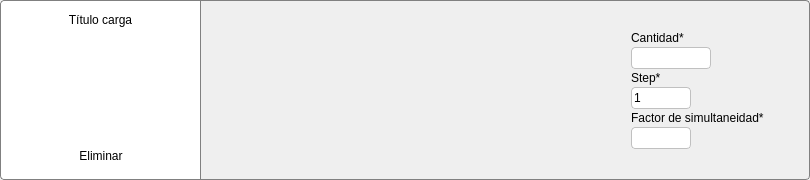
<?xml version="1.0" encoding="UTF-8"?>
<ui version="4.0">
 <class>card_widget</class>
 <widget class="QWidget" name="card_widget">
  <property name="geometry">
   <rect>
    <x>0</x>
    <y>0</y>
    <width>810</width>
    <height>180</height>
   </rect>
  </property>
  <property name="minimumSize">
   <size>
    <width>0</width>
    <height>180</height>
   </size>
  </property>
  <property name="maximumSize">
   <size>
    <width>16777215</width>
    <height>16777215</height>
   </size>
  </property>
  <property name="windowTitle">
   <string>Form</string>
  </property>
  <property name="styleSheet">
   <string notr="true">*{
	border: none;
padding: 0px;
margin: 0px;
font: 57 10pt &quot;Inter Medium&quot;;
}

#content_card{
	border: 1px solid gray;
	border-radius: 4px;
}

QFrame{
	border: none;
}

#icon_card{
	background-color: rgb(255, 255, 255);
	border-right: 1px solid gray;
	border-top-left-radius: 4px;
	border-bottom-left-radius: 4px;
}

 QPushButton{
	background-color: rgba(255, 255, 255, 0);
	font: 57 10pt &quot;Inter Medium&quot;;
	padding: 5px;
	border-radius: 2px;
}

QPushButton:hover{
	border: 1px solid rgba(112, 112, 112, 150);
}

QPushButton:pressed{
	background-color: rgb(171, 171, 171);
	color: rgb(255, 255, 255);
}

QLineEdit {
    border: 1px solid #C0C0C0;
    border-radius: 4px;
	padding: 2px;
}

QLineEdit:hover, QLineEdit:focus {
    border: 2px solid #0078D7;
    border-radius: 4px;
}

/*Etilos combox*/
QComboBox {
    border: 1px solid #C0C0C0;
    border-radius: 4px;
   background-color: #FFFFFF;
    padding: 2px;
}
QComboBox:hover, QComboBox:focus {
    border: 2px solid #0078D7;
    border-radius: 4px;
}
QComboBox::drop-down{
    border: 0px;
}

QComboBox::drop-down:hover{
    background-color: rgb(216, 216, 216);
}
QComboBox::down-arrow{
    image: url(img/down.png);
    width: 15px;
    height: 15px;
    margin: 10px;
}
QComboBox QAbstractItemView{
    border: 1px solid rgba(0, 0, 0, 10%);
    padding: 2px;
    outline: 0px;
    box-shadow: none;
}

QScrollBar:vertical {     
       border: 1px solid #999999;
        background:white;
        width:10px;
		border-radius: 4px;
        margin: 0px 0px 0px 0px;
    }
    QScrollBar::handle:vertical {
        background: rgb(42, 42, 43);
        min-height: 0px;
		border-radius: 4px;
    }
    QScrollBar::add-line:vertical {
        background: qlineargradient(x1:0, y1:0, x2:1, y2:0,
        stop: 0 rgb(32, 47, 130), stop: 0.5 rgb(32, 47, 130),  stop:1 rgb(32, 47, 130));
        height: 0px;
        subcontrol-position: bottom;
        subcontrol-origin: margin;
    }
    QScrollBar::sub-line:vertical {
        background: qlineargradient(x1:0, y1:0, x2:1, y2:0,
        stop: 0  rgb(32, 47, 130), stop: 0.5 rgb(32, 47, 130),  stop:1 rgb(32, 47, 130));
        height: 0 px;
        subcontrol-position: top;
        subcontrol-origin: margin;
    }

QCheckBox{
    font: 57 10pt &quot;Inter Medium&quot;;
}
QCheckBox::indicator {
    border: 1px solid rgb(111, 114, 115);
    border-radius: 2px;
 }
QCheckBox::indicator:checked {
    background-color: rgb(73, 147, 220);
}
</string>
  </property>
  <layout class="QVBoxLayout" name="verticalLayout">
   <property name="spacing">
    <number>0</number>
   </property>
   <property name="leftMargin">
    <number>0</number>
   </property>
   <property name="topMargin">
    <number>0</number>
   </property>
   <property name="rightMargin">
    <number>0</number>
   </property>
   <property name="bottomMargin">
    <number>0</number>
   </property>
   <item>
    <widget class="QFrame" name="content_card">
     <property name="frameShape">
      <enum>QFrame::StyledPanel</enum>
     </property>
     <property name="frameShadow">
      <enum>QFrame::Raised</enum>
     </property>
     <layout class="QHBoxLayout" name="horizontalLayout">
      <property name="spacing">
       <number>0</number>
      </property>
      <property name="leftMargin">
       <number>0</number>
      </property>
      <property name="topMargin">
       <number>0</number>
      </property>
      <property name="rightMargin">
       <number>0</number>
      </property>
      <property name="bottomMargin">
       <number>0</number>
      </property>
      <item>
       <widget class="QFrame" name="icon_card">
        <property name="minimumSize">
         <size>
          <width>150</width>
          <height>0</height>
         </size>
        </property>
        <property name="maximumSize">
         <size>
          <width>200</width>
          <height>16777215</height>
         </size>
        </property>
        <property name="frameShape">
         <enum>QFrame::StyledPanel</enum>
        </property>
        <property name="frameShadow">
         <enum>QFrame::Raised</enum>
        </property>
        <layout class="QVBoxLayout" name="verticalLayout_2">
         <property name="spacing">
          <number>0</number>
         </property>
         <property name="leftMargin">
          <number>0</number>
         </property>
         <property name="topMargin">
          <number>0</number>
         </property>
         <property name="rightMargin">
          <number>0</number>
         </property>
         <property name="bottomMargin">
          <number>0</number>
         </property>
         <item>
          <widget class="QFrame" name="icon_title_container">
           <property name="frameShape">
            <enum>QFrame::StyledPanel</enum>
           </property>
           <property name="frameShadow">
            <enum>QFrame::Raised</enum>
           </property>
           <layout class="QVBoxLayout" name="verticalLayout_3">
            <item>
             <widget class="QLabel" name="title_load">
              <property name="maximumSize">
               <size>
                <width>16777215</width>
                <height>20</height>
               </size>
              </property>
              <property name="text">
               <string>Título carga</string>
              </property>
              <property name="alignment">
               <set>Qt::AlignCenter</set>
              </property>
             </widget>
            </item>
            <item>
             <widget class="QFrame" name="container_icon">
              <property name="frameShape">
               <enum>QFrame::StyledPanel</enum>
              </property>
              <property name="frameShadow">
               <enum>QFrame::Raised</enum>
              </property>
              <layout class="QHBoxLayout" name="horizontalLayout_4">
               <item>
                <spacer name="horizontalSpacer_4">
                 <property name="orientation">
                  <enum>Qt::Horizontal</enum>
                 </property>
                 <property name="sizeHint" stdset="0">
                  <size>
                   <width>69</width>
                   <height>20</height>
                  </size>
                 </property>
                </spacer>
               </item>
               <item>
                <widget class="QLabel" name="icon_load">
                 <property name="maximumSize">
                  <size>
                   <width>60</width>
                   <height>60</height>
                  </size>
                 </property>
                 <property name="text">
                  <string/>
                 </property>
                 <property name="textFormat">
                  <enum>Qt::AutoText</enum>
                 </property>
                 <property name="alignment">
                  <set>Qt::AlignCenter</set>
                 </property>
                </widget>
               </item>
               <item>
                <spacer name="horizontalSpacer_5">
                 <property name="orientation">
                  <enum>Qt::Horizontal</enum>
                 </property>
                 <property name="sizeHint" stdset="0">
                  <size>
                   <width>68</width>
                   <height>20</height>
                  </size>
                 </property>
                </spacer>
               </item>
              </layout>
             </widget>
            </item>
           </layout>
          </widget>
         </item>
         <item>
          <widget class="QFrame" name="icon_card_button_container">
           <property name="maximumSize">
            <size>
             <width>16777215</width>
             <height>40</height>
            </size>
           </property>
           <property name="frameShape">
            <enum>QFrame::StyledPanel</enum>
           </property>
           <property name="frameShadow">
            <enum>QFrame::Raised</enum>
           </property>
           <layout class="QHBoxLayout" name="horizontalLayout_2">
            <property name="spacing">
             <number>2</number>
            </property>
            <property name="leftMargin">
             <number>0</number>
            </property>
            <property name="topMargin">
             <number>5</number>
            </property>
            <property name="rightMargin">
             <number>0</number>
            </property>
            <property name="bottomMargin">
             <number>10</number>
            </property>
            <item>
             <spacer name="horizontalSpacer">
              <property name="orientation">
               <enum>Qt::Horizontal</enum>
              </property>
              <property name="sizeHint" stdset="0">
               <size>
                <width>40</width>
                <height>20</height>
               </size>
              </property>
             </spacer>
            </item>
            <item>
             <widget class="QPushButton" name="card_delete">
              <property name="text">
               <string>Eliminar</string>
              </property>
             </widget>
            </item>
            <item>
             <spacer name="horizontalSpacer_2">
              <property name="orientation">
               <enum>Qt::Horizontal</enum>
              </property>
              <property name="sizeHint" stdset="0">
               <size>
                <width>40</width>
                <height>20</height>
               </size>
              </property>
             </spacer>
            </item>
           </layout>
          </widget>
         </item>
        </layout>
       </widget>
      </item>
      <item>
       <widget class="QFrame" name="data_card">
        <property name="frameShape">
         <enum>QFrame::StyledPanel</enum>
        </property>
        <property name="frameShadow">
         <enum>QFrame::Raised</enum>
        </property>
        <layout class="QHBoxLayout" name="horizontalLayout_3">
         <property name="leftMargin">
          <number>0</number>
         </property>
         <property name="topMargin">
          <number>0</number>
         </property>
         <property name="rightMargin">
          <number>0</number>
         </property>
         <property name="bottomMargin">
          <number>0</number>
         </property>
         <item>
          <widget class="QFrame" name="content_center_data">
           <property name="frameShape">
            <enum>QFrame::StyledPanel</enum>
           </property>
           <property name="frameShadow">
            <enum>QFrame::Raised</enum>
           </property>
           <layout class="QVBoxLayout" name="verticalLayout_5">
            <property name="spacing">
             <number>4</number>
            </property>
            <property name="leftMargin">
             <number>0</number>
            </property>
            <property name="topMargin">
             <number>0</number>
            </property>
            <property name="rightMargin">
             <number>0</number>
            </property>
            <property name="bottomMargin">
             <number>0</number>
            </property>
            <item>
             <widget class="QFrame" name="content_data_frame">
              <property name="frameShape">
               <enum>QFrame::StyledPanel</enum>
              </property>
              <property name="frameShadow">
               <enum>QFrame::Raised</enum>
              </property>
              <layout class="QVBoxLayout" name="content_data_layout">
               <property name="spacing">
                <number>0</number>
               </property>
               <property name="leftMargin">
                <number>2</number>
               </property>
               <property name="topMargin">
                <number>2</number>
               </property>
               <property name="rightMargin">
                <number>2</number>
               </property>
               <property name="bottomMargin">
                <number>2</number>
               </property>
              </layout>
             </widget>
            </item>
            <item>
             <widget class="QFrame" name="frame_error_mess">
              <property name="maximumSize">
               <size>
                <width>16777215</width>
                <height>20</height>
               </size>
              </property>
              <property name="frameShape">
               <enum>QFrame::StyledPanel</enum>
              </property>
              <property name="frameShadow">
               <enum>QFrame::Raised</enum>
              </property>
              <layout class="QVBoxLayout" name="verticalLayout_6">
               <property name="spacing">
                <number>0</number>
               </property>
               <property name="leftMargin">
                <number>10</number>
               </property>
               <property name="topMargin">
                <number>0</number>
               </property>
               <property name="rightMargin">
                <number>0</number>
               </property>
               <property name="bottomMargin">
                <number>0</number>
               </property>
               <item>
                <widget class="QLabel" name="error_message">
                 <property name="text">
                  <string/>
                 </property>
                </widget>
               </item>
              </layout>
             </widget>
            </item>
           </layout>
          </widget>
         </item>
         <item>
          <spacer name="horizontalSpacer_3">
           <property name="orientation">
            <enum>Qt::Horizontal</enum>
           </property>
           <property name="sizeType">
            <enum>QSizePolicy::Maximum</enum>
           </property>
           <property name="sizeHint" stdset="0">
            <size>
             <width>15</width>
             <height>20</height>
            </size>
           </property>
          </spacer>
         </item>
         <item>
          <widget class="QFrame" name="cantidad_container">
           <property name="maximumSize">
            <size>
             <width>180</width>
             <height>16777215</height>
            </size>
           </property>
           <property name="frameShape">
            <enum>QFrame::StyledPanel</enum>
           </property>
           <property name="frameShadow">
            <enum>QFrame::Raised</enum>
           </property>
           <layout class="QVBoxLayout" name="verticalLayout_4">
            <property name="spacing">
             <number>2</number>
            </property>
            <property name="leftMargin">
             <number>2</number>
            </property>
            <property name="topMargin">
             <number>2</number>
            </property>
            <property name="rightMargin">
             <number>2</number>
            </property>
            <property name="bottomMargin">
             <number>2</number>
            </property>
            <item>
             <spacer name="verticalSpacer">
              <property name="orientation">
               <enum>Qt::Vertical</enum>
              </property>
              <property name="sizeHint" stdset="0">
               <size>
                <width>20</width>
                <height>50</height>
               </size>
              </property>
             </spacer>
            </item>
            <item>
             <widget class="QLabel" name="cantidad_label">
              <property name="maximumSize">
               <size>
                <width>80</width>
                <height>16777215</height>
               </size>
              </property>
              <property name="text">
               <string>Cantidad*</string>
              </property>
             </widget>
            </item>
            <item>
             <widget class="QLineEdit" name="cantidad_input">
              <property name="maximumSize">
               <size>
                <width>80</width>
                <height>16777215</height>
               </size>
              </property>
             </widget>
            </item>
            <item>
             <widget class="QLabel" name="label">
              <property name="text">
               <string>Step*</string>
              </property>
             </widget>
            </item>
            <item>
             <widget class="QComboBox" name="step_combo">
              <property name="maximumSize">
               <size>
                <width>60</width>
                <height>16777215</height>
               </size>
              </property>
              <item>
               <property name="text">
                <string>1</string>
               </property>
              </item>
              <item>
               <property name="text">
                <string>2</string>
               </property>
              </item>
              <item>
               <property name="text">
                <string>3</string>
               </property>
              </item>
              <item>
               <property name="text">
                <string>4</string>
               </property>
              </item>
              <item>
               <property name="text">
                <string>5</string>
               </property>
              </item>
              <item>
               <property name="text">
                <string>6</string>
               </property>
              </item>
              <item>
               <property name="text">
                <string>7</string>
               </property>
              </item>
              <item>
               <property name="text">
                <string>8</string>
               </property>
              </item>
              <item>
               <property name="text">
                <string>9</string>
               </property>
              </item>
              <item>
               <property name="text">
                <string>10</string>
               </property>
              </item>
             </widget>
            </item>
            <item>
             <widget class="QLabel" name="label_2">
              <property name="text">
               <string>Factor de simultaneidad*</string>
              </property>
             </widget>
            </item>
            <item>
             <widget class="QLineEdit" name="lineEdit">
              <property name="maximumSize">
               <size>
                <width>60</width>
                <height>16777215</height>
               </size>
              </property>
             </widget>
            </item>
            <item>
             <spacer name="verticalSpacer_2">
              <property name="orientation">
               <enum>Qt::Vertical</enum>
              </property>
              <property name="sizeHint" stdset="0">
               <size>
                <width>20</width>
                <height>50</height>
               </size>
              </property>
             </spacer>
            </item>
           </layout>
          </widget>
         </item>
        </layout>
       </widget>
      </item>
     </layout>
    </widget>
   </item>
  </layout>
 </widget>
 <resources/>
 <connections/>
</ui>
